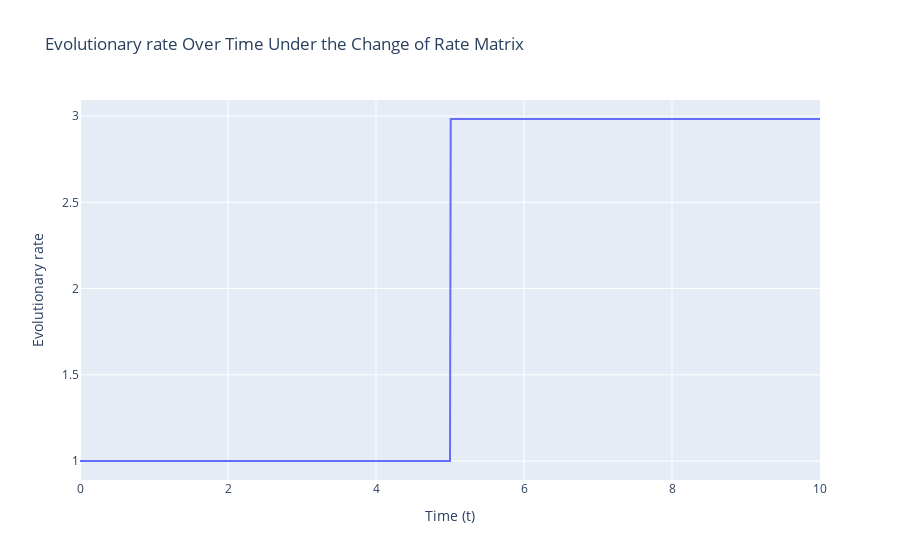

Here is the notebook cell this chart was saved with:
### Code cell
# Ploting the evolutionary rate mu over time with rate matrix switch in the middle

mu_value = []

# Generate mu values
for t in t_range:
    if t<= t1:
        mu = calculate_stationary_rate(Q5)
        mu_value.append(mu)
    else:
        mu = calculate_stationary_rate(Q6)
        mu_value.append(mu)
    
# Create the plot
fig = px.line(x=t_range, y=mu_value, labels={'x': 'Time (t)', 'y': 'Evolutionary rate'}, title='Evolutionary rate Over Time Under the Change of Rate Matrix')

fig.write_image("evolutionary_rate_change_stationary.pdf")

# Show the plot
fig.show()

### Figure 1 — Plotly figure (JSON) as saved in the notebook; plotly's stock layout.template omitted (floating-point values rounded to 4 significant figures; data arrays with more than 128 entries replaced by an {"elided": "..."} marker saying what was removed)
{"data": [{"hovertemplate": "Time (t)=%{x}<br>Evolutionary rate=%{y}<extra></extra>", "legendgroup": "", "line": {"color": "#636efa", "dash": "solid"}, "marker": {"symbol": "circle"}, "mode": "lines", "name": "", "orientation": "v", "showlegend": false, "type": "scatter", "x": {"elided": "999 float values"}, "xaxis": "x", "y": {"elided": "999 float values"}, "yaxis": "y"}], "layout": {"legend": {"tracegroupgap": 0}, "title": {"text": "Evolutionary rate Over Time Under the Change of Rate Matrix"}, "xaxis": {"anchor": "y", "domain": [0, 1], "title": {"text": "Time (t)"}}, "yaxis": {"anchor": "x", "domain": [0, 1], "title": {"text": "Evolutionary rate"}}}}
